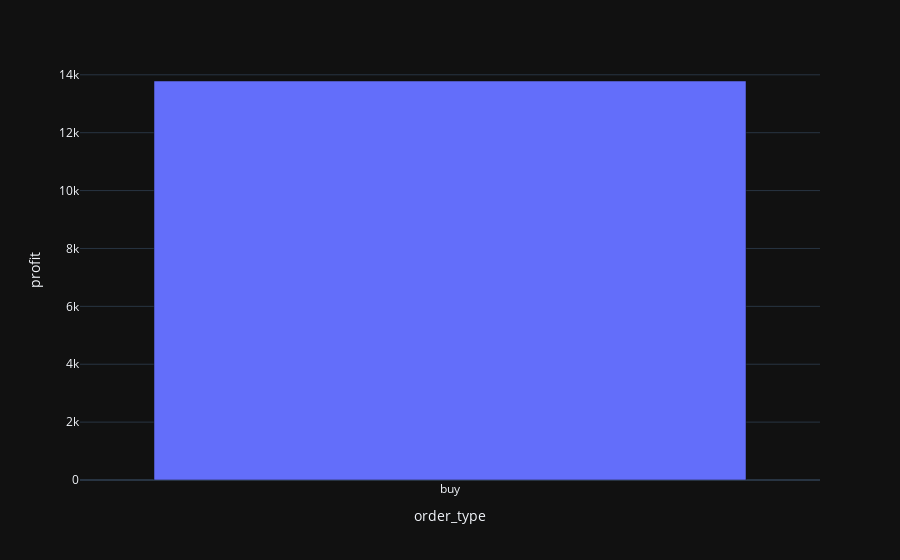
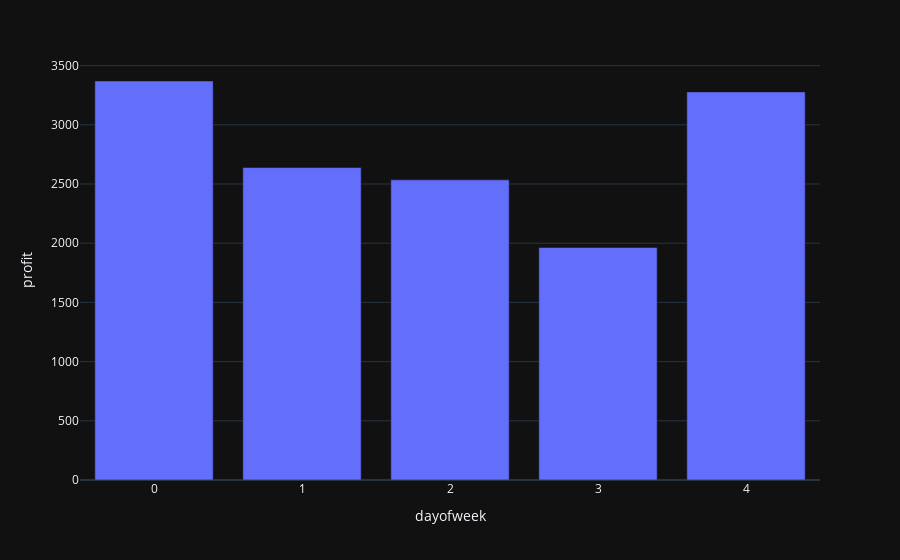
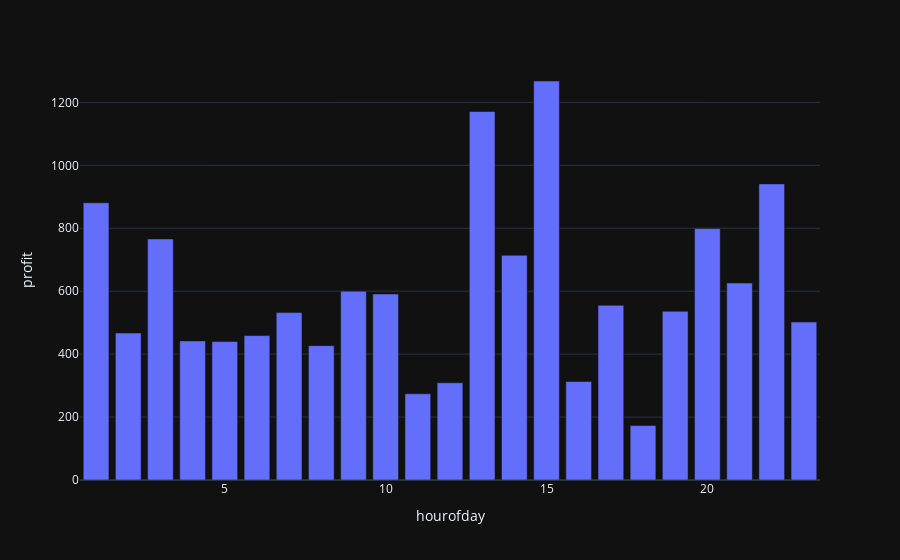
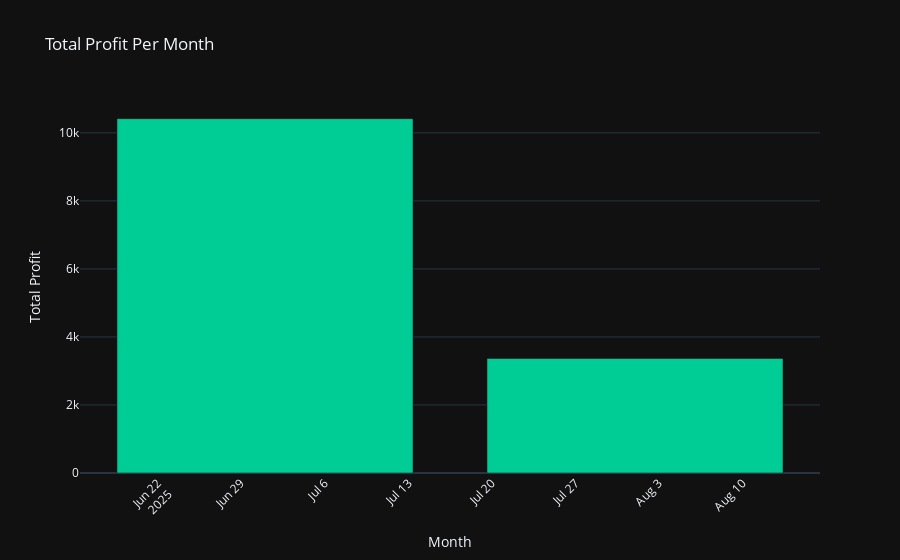

The code cell stored with these charts, in order, in its notebook:
### Code cell
evaluate_backtest(bt.trades)

### Figure 1 — Plotly figure (JSON) as saved in the notebook; plotly's stock layout.template omitted (floating-point values rounded to 4 significant figures)
{"data": [{"hovertemplate": "order_type=%{x}<br>profit=%{y}<extra></extra>", "legendgroup": "", "marker": {"color": "#636efa", "pattern": {"shape": ""}}, "name": "", "orientation": "v", "showlegend": false, "textposition": "auto", "type": "bar", "x": ["buy"], "xaxis": "x", "y": [13790.0], "yaxis": "y"}], "layout": {"barmode": "relative", "legend": {"tracegroupgap": 0}, "margin": {"t": 60}, "xaxis": {"anchor": "y", "domain": [0, 1], "title": {"text": "order_type"}}, "yaxis": {"anchor": "x", "domain": [0, 1], "title": {"text": "profit"}}}}

### Figure 2 — Plotly figure (JSON) as saved in the notebook; plotly's stock layout.template omitted (floating-point values rounded to 4 significant figures)
{"data": [{"hovertemplate": "dayofweek=%{x}<br>profit=%{y}<extra></extra>", "legendgroup": "", "marker": {"color": "#636efa", "pattern": {"shape": ""}}, "name": "", "orientation": "v", "showlegend": false, "textposition": "auto", "type": "bar", "x": [0, 1, 2, 3, 4], "xaxis": "x", "y": [3370.0, 2639.0, 2535.0, 1964.0, 3278.0], "yaxis": "y"}], "layout": {"barmode": "relative", "legend": {"tracegroupgap": 0}, "margin": {"t": 60}, "xaxis": {"anchor": "y", "domain": [0, 1], "title": {"text": "dayofweek"}}, "yaxis": {"anchor": "x", "domain": [0, 1], "title": {"text": "profit"}}}}

### Figure 3 — Plotly figure (JSON) as saved in the notebook; plotly's stock layout.template omitted (floating-point values rounded to 4 significant figures)
{"data": [{"hovertemplate": "hourofday=%{x}<br>profit=%{y}<extra></extra>", "legendgroup": "", "marker": {"color": "#636efa", "pattern": {"shape": ""}}, "name": "", "orientation": "v", "showlegend": false, "textposition": "auto", "type": "bar", "x": [1, 2, 3, 4, 5, 6, 7, 8, 9, 10, 11, 12, 13, 14, 15, 16, 17, 18, 19, 20, 21, 22, 23], "xaxis": "x", "y": [881.0, 467.0, 766.0, 442.0, 440.0, 459.0, 532.0, 427.0, 600.0, 591.0, 274.0, 309.0, 1171.0, 714.0, 1268.0, 313.0, 555.0, 173.0, 536.0, 799.0, 626.0, 941.0, 502.0], "yaxis": "y"}], "layout": {"barmode": "relative", "legend": {"tracegroupgap": 0}, "margin": {"t": 60}, "xaxis": {"anchor": "y", "domain": [0, 1], "title": {"text": "hourofday"}}, "yaxis": {"anchor": "x", "domain": [0, 1], "title": {"text": "profit"}}}}

### Figure 4 — Plotly figure (JSON) as saved in the notebook; plotly's stock layout.template omitted (floating-point values rounded to 4 significant figures)
{"data": [{"hovertemplate": "Month=%{x}<br>Total Profit=%{y}<extra></extra>", "legendgroup": "", "marker": {"color": "#00CC96", "pattern": {"shape": ""}}, "name": "", "orientation": "v", "showlegend": false, "textposition": "auto", "type": "bar", "x": ["2025-07", "2025-08"], "xaxis": "x", "y": [10420.0, 3368.0], "yaxis": "y"}], "layout": {"barmode": "relative", "legend": {"tracegroupgap": 0}, "title": {"text": "Total Profit Per Month"}, "xaxis": {"anchor": "y", "domain": [0, 1], "tickangle": -45, "title": {"text": "Month"}}, "yaxis": {"anchor": "x", "domain": [0, 1], "title": {"text": "Total Profit"}}}}
